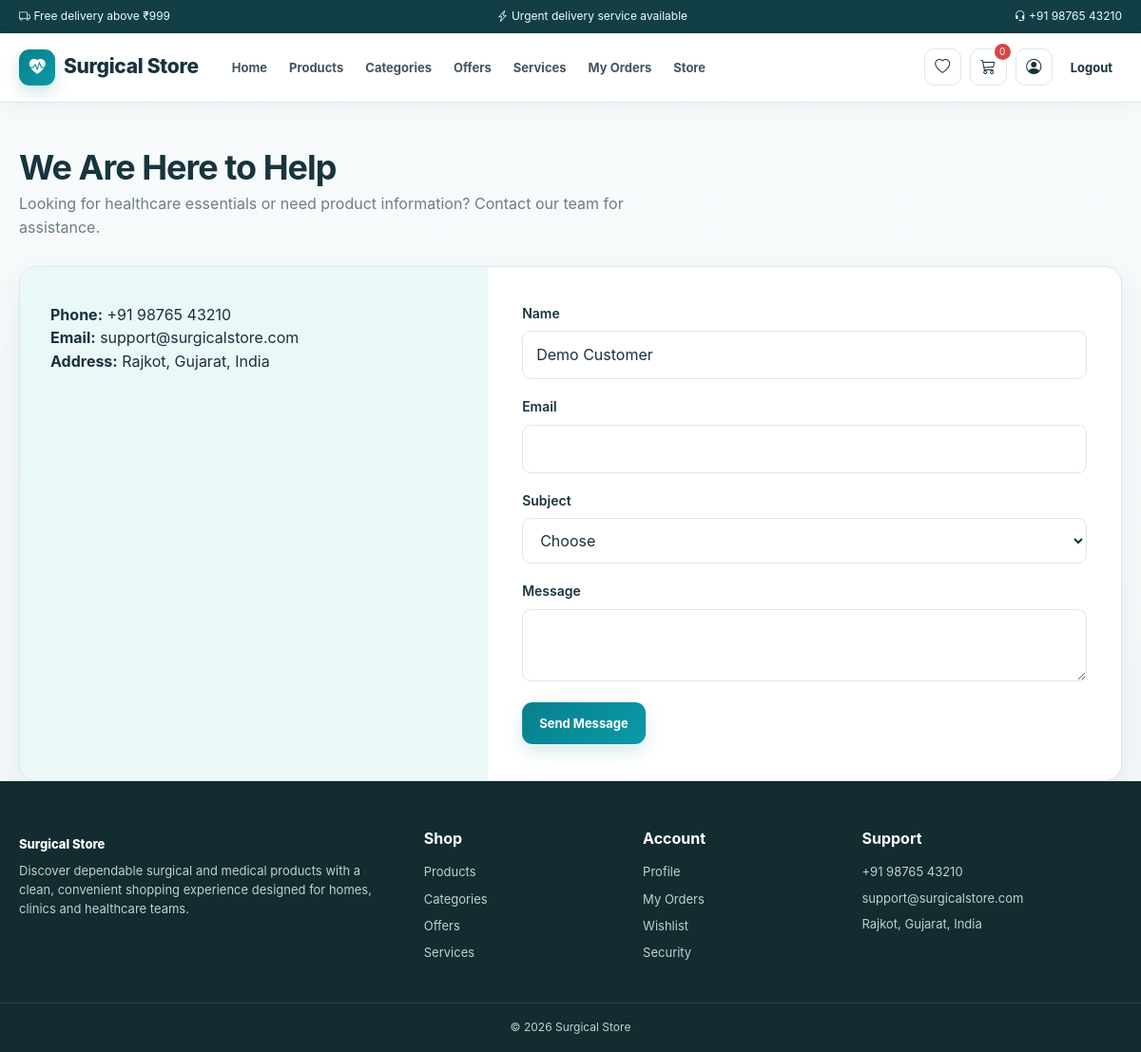
The app's page /User/contact.php (signed in) with its own data.
### tables this page shows
CREATE TABLE site_settings (
  setting_id INT AUTO_INCREMENT PRIMARY KEY,
  setting_key VARCHAR(100) NOT NULL UNIQUE,
  setting_value TEXT NOT NULL,
  updated_at TIMESTAMP DEFAULT CURRENT_TIMESTAMP ON UPDATE CURRENT_TIMESTAMP
);

### includes/db.php (called while the page is built, shortened)
<?php
require_once __DIR__ . '/../db_config.php';
mysqli_set_charset($con, 'utf8mb4');
function h($v) {
return htmlspecialchars((string)($v ?? ''), ENT_QUOTES, 'UTF-8');
}
function setting($key,$default='') {
global $con;
$key=mysqli_real_escape_string($con,$key);
$r=mysqli_query($con,"SELECT setting_value FROM site_settings WHERE setting_key='$key' LIMIT 1");
$row=$r?mysqli_fetch_assoc($r):null;
return $row ? $row['setting_value'] : $default;
}
function cart_items() {
return $_SESSION['cart'] ?? [];
}
function cart_count() {
$n=0;
return $n;
}
?>

### User/contact.php (the view, shortened to what this page needs)
<?php
require_once __DIR__.'/../includes/db.php';
require 'layout.php';
userStart('Contact Us','contact');
?>
<div class="container">
<div class="page-head">
<h1>
<?=
h(setting('contact_title'))
?>
</h1>
<p>
<?=
h(setting('contact_description'))
?>
</p>
</div>
<div class="contact-wrapper">
<div class="contact-info">
<p>
<strong>Phone:</strong>
<?=
h(setting('phone'))
?>
</p>
<p>
<strong>Email:</strong>
<?=
h(setting('email'))
?>
</p>
<p>
<strong>Address:</strong>
<?=
h(setting('address'))
?>
</p>
</div>
<div class="contact-form-area">
<form method="post" data-validate novalidate>
<div class="form-group">
<label>Name</label>
<input name="name" value="
<?=
h($_SESSION['user_name']??'')
?>
" data-validation="required alpha min max" data-min="2" data-max="100" required>
</div>
<div class="form-group">
<label>Email</label>
<input type="email" name="email" data-validation="required email" required>
</div>
<div class="form-group">
<label>Subject</label>
<select name="subject" data-validation="required" required>
<option value="">Choose</option>
</select>
</div>
<div class="form-group">
<label>Message</label>
<textarea name="message" data-validation="required min max" data-min="10" data-max="500" required>
</textarea>
</div>
<button class="btn primary">Send Message</button>
</form>
</div>
</div>
</div>
<?php
userEnd();
?>

### User/layout.php (shortened to what this page needs)
<?php
require_once __DIR__.'/../includes/db.php';
function userStart($pageTitle='Surgical Store',$activePage='')  {
$store=setting('store_name','Surgical Store');
?>
<!DOCTYPE html>
<html lang="en">
<head>
<link rel="stylesheet" href="/SurgicalStore/css/style.css">
<link rel="stylesheet" href="https://cdn.jsdelivr.net/npm/bootstrap-icons@1.11.3/font/bootstrap-icons.min.css">
</head>
<body>
<div class="announcement">
<div class="container announcement-inner">
<span>
<i class="bi bi-truck">
</i>
<?=
h(setting('announcement_two'))
?>
</span>
<span>
<i class="bi bi-lightning-charge">
</i>
<?=
h(setting('urgent_text','Urgent delivery service available'))
?>
</span>
<span>
<i class="bi bi-headset">
</i>
<?=
h(setting('phone'))
?>
</span>
</div>
</div>
<header class="site-header">
<div class="container nav-wrap">
<a class="logo" href="index.php">
<span class="logo-icon">
<i class="bi bi-heart-pulse-fill">
</i>
</span>
<span>
<?=
h($store)
?>
</span>
</a>
<nav id="mainNav">
<a class="
<?=
$activePage==='home'?'active':''
?>
" href="index.php">Home</a>
<a class="
<?=
$activePage==='products'?'active':''
?>
" href="products.php">Products</a>
<a class="
<?=
$activePage==='categories'?'active':''
?>
" href="categories.php">Categories</a>
<a class="
<?=
$activePage==='offers'?'active':''
?>
" href="offers.php">Offers</a>
<a class="
<?=
$activePage==='services'?'active':''
?>
" href="services.php">Services</a>
<a class="
<?=
$activePage==='orders'?'active':''
?>
" href="orders.php">My Orders</a>
<a href="../index.php">Store</a>
</nav>
<div class="nav-actions">
<a class="nav-icon" href="wishlist.php">
<i class="bi bi-heart">
</i>
</a>
<a class="nav-icon" href="cart.php">
<i class="bi bi-cart3">
</i>
<span class="nav-count">
<?=
cart_count()
?>
</span>
</a>
<a class="nav-icon" href="profile.php">
<i class="bi bi-person-circle">
</i>
</a>
<a class="login-link" href="logout.php">Logout</a>
</div>
</div>
</header>
<main>
<?php
}
function userEnd()  {
?>
<footer class="footer">
<div class="container footer-grid">
<div>
<a class="footer-brand" href="index.php">
<?=
h(setting('store_name','Surgical Store'))
?>
</a>
<p>
<?=
h(setting('hero_description'))
?>
</p>
</div>
<div>
<h4>Shop</h4>
<a href="products.php">Products</a>
<a href="categories.php">Categories</a>
<a href="offers.php">Offers</a>
<a href="services.php">Services</a>
</div>
<div>
<h4>Account</h4>
<a href="profile.php">Profile</a>
<a href="orders.php">My Orders</a>
<a href="wishlist.php">Wishlist</a>
<a href="change-password.php">Security</a>
</div>
<div>
<h4>Support</h4>
<p>
<?=
h(setting('phone'))
?>
</p>
<p>
<?=
h(setting('email'))
?>
</p>
<p>
<?=
h(setting('address'))
?>
</p>
</div>
</div>
<div class="copyright">©
<?=
date('Y')
?>
<?=
h(setting('store_name','Surgical Store'))
?>
</div>
</footer>
</body>
</html>
<?php
}
?>

### records on screen
site_settings: setting_value "Free delivery above ₹999"
site_settings: setting_value "Urgent delivery service available"
site_settings: setting_value "+91 98765 43210"
site_settings: setting_value "Surgical Store"
site_settings: setting_value "We Are Here to Help"
site_settings: setting_value "Looking for healthcare essentials or need product information? Contact our team for assistance."
site_settings: setting_value "support@surgicalstore.com"
site_settings: setting_value "Rajkot, Gujarat, India"
site_settings: setting_value "Discover dependable surgical and medical products with a clean, convenient shopping experience designed for homes, clinics and healthcare teams."

### other values on screen
cart_count() "0"
